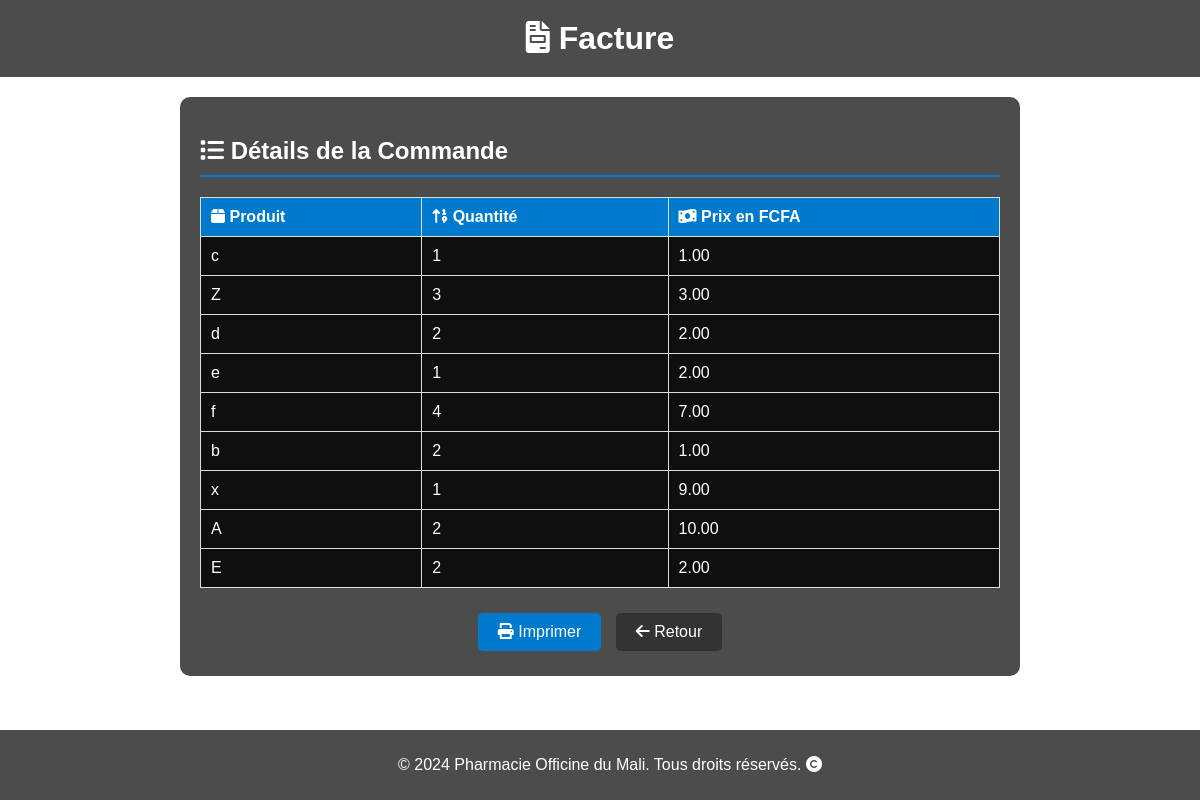
Screenshot of /facture.php?fournisseur_id=28 with the database file from the repository.
### tables this page shows
CREATE TABLE IF NOT EXISTS `commandes` (
  `id` int NOT NULL AUTO_INCREMENT,
  `fournisseur_id` int DEFAULT NULL,
  `produit` varchar(255) NOT NULL,
  `quantite` int NOT NULL,
  `prix_fcfa` decimal(10,2) NOT NULL,
  `date_commande` timestamp NULL DEFAULT CURRENT_TIMESTAMP,
  `statut` varchar(50) DEFAULT 'En attente',
  PRIMARY KEY (`id`),
  KEY `fournisseur_id` (`fournisseur_id`)
);

### facture.php (the view, shortened to what this page needs)
<!DOCTYPE html>
<html lang="fr">
<head>
    <link rel="stylesheet" href="fact.css">
    <link rel="stylesheet" href="https://cdnjs.cloudflare.com/ajax/libs/font-awesome/6.0.0-beta3/css/all.min.css">
</head>
<body>
    <header>
        <h1><i class="fas fa-file-invoice"></i> Facture</h1>
    </header>
    <main>
        <?php
        $servername = "localhost";
        $username = "root";
        $password = "";
        $dbname = "essai";
        $conn = new mysqli($servername, $username, $password, $dbname);
        $fournisseur_id = isset($_GET['fournisseur_id']) ? intval($_GET['fournisseur_id']) : 0;
        $sql = "SELECT * FROM commandes WHERE fournisseur_id = ?";
        $stmt = $conn->prepare($sql);
        $stmt->bind_param("i", $fournisseur_id);
        $stmt->execute();
        $result = $stmt->get_result();
        if ($result->num_rows > 0) {
            echo "<h2><i class='fas fa-list'></i> Détails de la Commande</h2>";
            echo "<table>";
            echo "<tr><th><i class='fas fa-box'></i> Produit</th><th><i class='fas fa-sort-numeric-up'></i> Quantité</th><th><i class='fas fa-money-bill-wave'></i> Prix en FCFA</th></tr>";
            while ($row = $result->fetch_assoc()) {
                echo "<tr>";
                echo "<td>" . htmlspecialchars($row['produit']) . "</td>";
                echo "<td>" . htmlspecialchars($row['quantite']) . "</td>";
                echo "<td>" . htmlspecialchars($row['prix_fcfa']) . "</td>";
                echo "</tr>";
            }
            echo "</table>";
        } else {
            echo "<p><i class='fas fa-exclamation-triangle'></i> Aucune commande trouvée pour ce fournisseur.</p>";
        }
        ?>
        <div class="btn-container">
            <a href="#" class="btn btn-print" onclick="window.print()"><i class="fas fa-print"></i> Imprimer</a>
            <a href="javascript:history.back()" class="btn btn-back"><i class="fas fa-arrow-left"></i> Retour</a>
        </div>
    </main>
    <footer>
        <p>&copy; 2024 Pharmacie Officine du Mali. Tous droits réservés. <i class="fas fa-copyright"></i></p>
    </footer>
</body>
</html>

### fact.css (style rules this page uses)
body { font-family: Arial, sans-serif; background: url('img/entrepot.jpg') no-repeat center center fixed; background-size: cover; color: #fff; margin: 0; padding: 0; }
header { background: rgba(0, 0, 0, 0.7); padding: 20px; text-align: center; }
header h1 { margin: 0; color: #fff; }
main { padding: 20px; max-width: 800px; margin: 20px auto; background: rgba(0, 0, 0, 0.7); border-radius: 10px; }
main h2 { border-bottom: 2px solid #007acc; padding-bottom: 10px; color: #fff; }
table { width: 100%; border-collapse: collapse; margin-top: 20px; background: rgba(0, 0, 0, 0.8); border-radius: 5px; }
table, th, td { border: 1px solid #ddd; }
th, td { padding: 10px; text-align: left; color: #fff; }
th { background: #007acc; color: #fff; }
footer { background: rgba(0, 0, 0, 0.7); padding: 10px; text-align: center; position: fixed; bottom: 0; width: 100%; color: #fff; }
.btn-container { text-align: center; margin-top: 20px; }
.btn { display: inline-block; padding: 10px 20px; margin: 5px; border-radius: 5px; color: #fff; text-decoration: none; font-size: 16px; text-align: center; }
.btn-print { background-color: #007acc; }
.btn-back { background-color: #333; }

### rows the page displays
commandes: produit "c", quantite "1", prix_fcfa "1.00"
commandes: produit "Z", quantite "3", prix_fcfa "3.00"
commandes: produit "d", quantite "2", prix_fcfa "2.00"
commandes: produit "e", quantite "1", prix_fcfa "2.00"
commandes: produit "f", quantite "4", prix_fcfa "7.00"
commandes: produit "b", quantite "2", prix_fcfa "1.00"
commandes: produit "x", quantite "1", prix_fcfa "9.00"
commandes: produit "A", quantite "2", prix_fcfa "10.00"
commandes: produit "E", quantite "2", prix_fcfa "2.00"
